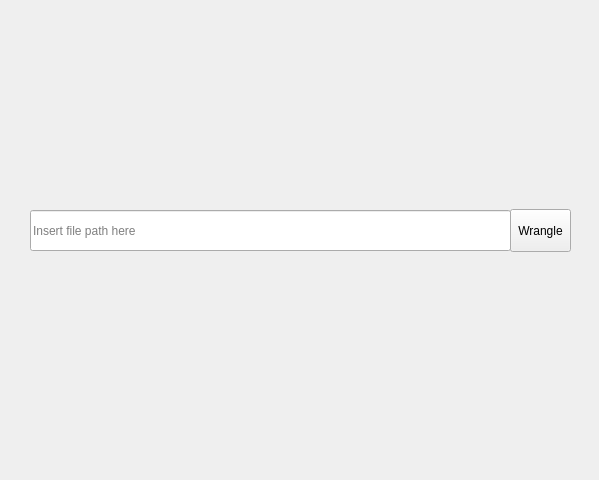
<?xml version="1.0" encoding="UTF-8"?>
<ui version="4.0">
 <class>MainWindow</class>
 <widget class="QMainWindow" name="MainWindow">
  <property name="geometry">
   <rect>
    <x>0</x>
    <y>0</y>
    <width>599</width>
    <height>480</height>
   </rect>
  </property>
  <property name="windowTitle">
   <string>MainWindow</string>
  </property>
  <widget class="QWidget" name="centralwidget">
   <widget class="QLineEdit" name="lineEdit">
    <property name="geometry">
     <rect>
      <x>30</x>
      <y>210</y>
      <width>481</width>
      <height>41</height>
     </rect>
    </property>
    <property name="inputMask">
     <string/>
    </property>
    <property name="placeholderText">
     <string>Insert file path here</string>
    </property>
   </widget>
   <widget class="QPushButton" name="pushButton">
    <property name="geometry">
     <rect>
      <x>510</x>
      <y>209</y>
      <width>61</width>
      <height>43</height>
     </rect>
    </property>
    <property name="text">
     <string>Wrangle</string>
    </property>
   </widget>
  </widget>
 </widget>
 <resources/>
 <connections/>
</ui>
